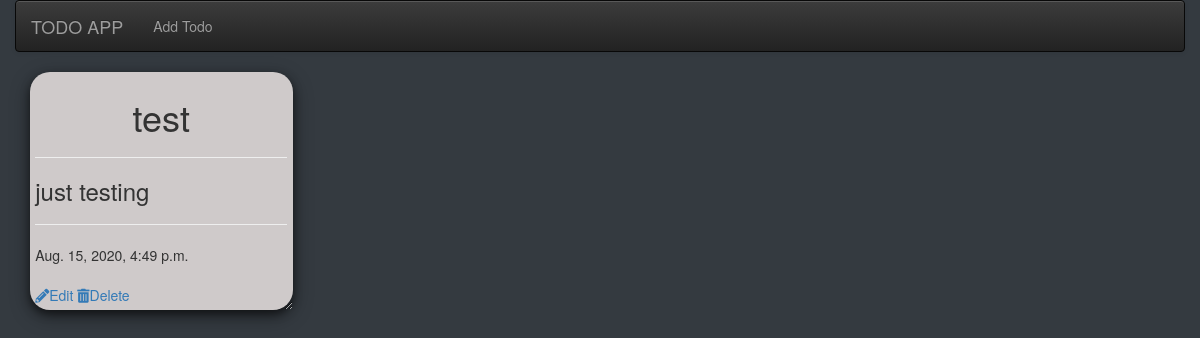
Before: / with the older database file.
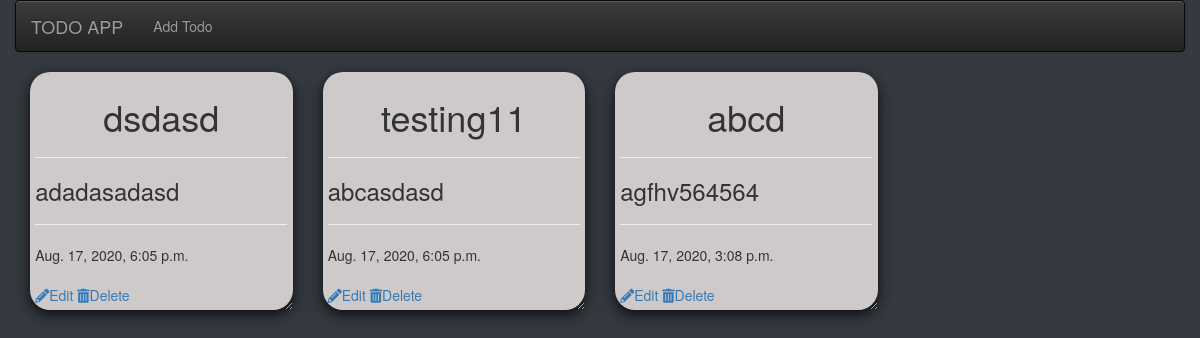
After: the same page with the newer database file.
### todo/models.py (models this page shows, shortened)
class TodoItem(models.Model):
    title = models.CharField(max_length=100)
    text = models.TextField()
    created_at = models.DateTimeField(default=datetime.now, blank=True)

### todo/views.py (the view)
# urls.py: path('', views.todoView, name='all'),
def todoView(request):
    todos = TodoItem.objects.all().order_by('-created_at')
    ctx = {'todos': todos}
    return render(request, 'todo/home.html', ctx)

### todo/templates/todo/home.html
{% extends 'todo/base.html' %} {% block body %}<div class="row"></div> {% for todo in todos %}
  <div class="col-sm-3">
    <div class="card">
      <center><h1>{{todo.title}}</h1></center>
      <hr />
      <h3>{{todo.text}}</h3>
      <hr />
      {{todo.created_at}}
      <br />
      <br />
      <a href="{% url 'todo:update' todo.id %}"
        ><i class="fa fa-pencil"></i>Edit</a
      >
      <a href="{% url 'todo:delete' todo.id %}"
        ><i class="fa fa-trash"></i>Delete</a
      >
    </div>
  </div>
{% endfor%}</div> {% endblock %}

### todo/templates/todo/base.html (shortened to what this page needs)
{% load crispy_forms_tags %}
<!DOCTYPE html>
<html lang="en" dir="ltr">
  <head>
    <link
      rel="stylesheet"
      href="https://maxcdn.bootstrapcdn.com/bootstrap/3.3.7/css/bootstrap.min.css"
    />
    <link
      rel="stylesheet"
      href="https://maxcdn.bootstrapcdn.com/bootstrap/3.4.0/css/bootstrap.min.css"
    />
    <link
      rel="stylesheet"
      href="https://maxcdn.bootstrapcdn.com/bootstrap/3.4.0/css/bootstrap-theme.min.css"
    />
    <link
      rel="stylesheet"
      href="https://code.jquery.com/ui/1.12.1/themes/ui-lightness/jquery-ui.css"
    />
    <link
      rel="stylesheet"
      href="https://use.fontawesome.com/releases/v5.8.1/css/all.css"
    />
    <link
      rel="stylesheet"
      href="https://use.fontawesome.com/releases/v5.8.1/css/v4-shims.css"
    />
  </head>
  <body class="container-fluid">
    <nav class="navbar navbar-default navbar-inverse">
      <div class="container-fluid">
        <div class="navbar-header">
          <a class="navbar-brand" href="/">TODO APP</a>
        </div>
        <ul class="nav navbar-nav">
          <li>
            <a href="{% url 'todo:add' %}">Add Todo</a>
          </li>
        </ul>
      </div>
    </nav>
    {% block body %} {% endblock %}
  </body>
</html>

### todo/templates/todo/base.html (style rules this page uses)
body { background-color: #343a40; }
.card { box-shadow: 0 4px 8px 0 rgba(0, 0, 0, 0.5), 0 6px 20px 0 rgba(0, 0, 0, 0.39); background: rgb(207, 202, 202); margin-bottom: 5%; border-radius: 20px; padding: 2%; overflow: auto; resize: both; text-overflow: ellipsis; }

Changed rows visible on the page:
removed TodoItem: title "test", text "just testing", created_at "Aug. 15, 2020, 4:49 p.m."
added TodoItem: title "dsdasd", text "adadasadasd", created_at "Aug. 17, 2020, 6:05 p.m."
added TodoItem: title "testing11", text "abcasdasd", created_at "Aug. 17, 2020, 6:05 p.m."
added TodoItem: title "abcd", text "agfhv564564", created_at "Aug. 17, 2020, 3:08 p.m."
